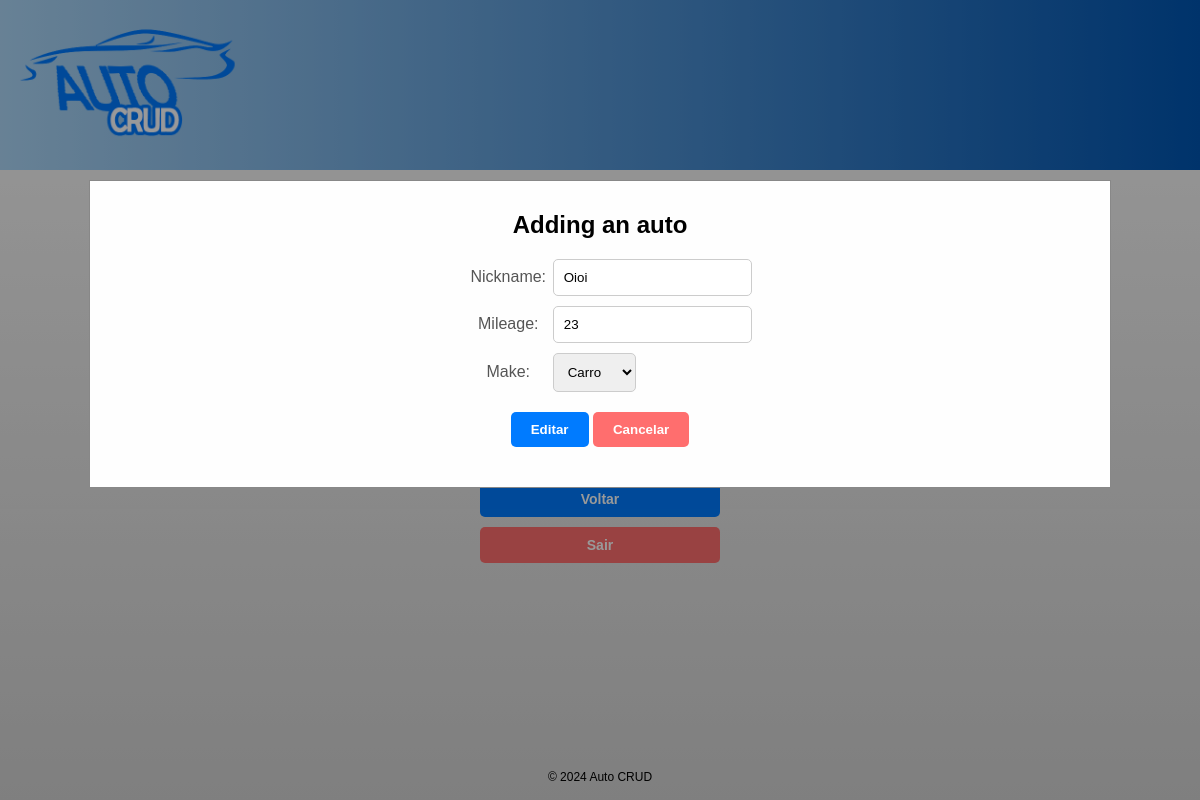
The app's page /crud/auto/53/update/ (signed in) with its own data.
### autocrud/models.py (models this page shows, shortened)
class Auto(models.Model):
    nickname = models.CharField(max_length=200)
    mileage = models.PositiveIntegerField()
    make = models.ForeignKey('Make', on_delete=models.CASCADE, null=False)
    user = models.ForeignKey(User, on_delete=models.CASCADE, null=False)
    user_specific_id = models.PositiveIntegerField()

class Make(models.Model):
    name = models.CharField(max_length=50)
    user = models.ForeignKey(User, on_delete=models.CASCADE, null=False)
    def __str__(self):
        return self.name

### autocrud/views.py (the view, shortened to what this page needs)
# urls.py: path('auto/<int:autoid>/update/', views.auto_update, name='auto_update'),
@login_required(login_url='/crud/login/')
def auto_update(request, autoid):
    if request.method == 'GET':
        try:
            auto = Auto.objects.get(id=autoid)
        except:
            return HttpResponse("Esse carro não existe")
        user_id = request.user.id
        if verifica(auto.user_id, user_id):
            user_id = request.user.id
            makeCount = Make.objects.filter(user_id=user_id).count()
            makes = Make.objects.filter(user_id=user_id)
            autos = Auto.objects.filter(user_id=user_id)
            return render(request, 'updateauto.html', {'makeCount': makeCount, 'makes': makes, 'autos': autos, 'autoId': autoid, 'auto': auto})
        else:
            return HttpResponse('Você não pode editar esse carro')

### autocrud/views.py (called while the page is built)
def verifica(objUserId, userId):
    if objUserId == userId:
        return True
    else:
        return False

### autocrud/templates/updateauto.html (shortened to what this page needs)
{% extends "autolist.html" %}
{% block AutoUpdate %}
    <div id="myModalAutoUpdate" class="modalAutoUpdate">
        <div class="modal-contentAutoUpdate">
            <div style="text-align: center;">
                <h2 style="margin-bottom: 20px">Adding an auto</h2>
                <form action="{% url 'autocrud:auto_update' autoId %}" method="POST" style="display: inline-block; text-align: left;">
                    <label for="name" style="display: inline-block;">Nickname:</label>
                    <input type="text" name="name" value="{{auto.nickname}}" required style="display: inline-block; margin-bottom: 10px;">
                    <br>
                    <label for="mileage" style="display: inline-block;">Mileage:</label>
                    <input type="number" min="0" onkeydown="return event.keyCode !== 69" name="mileage" value="{{auto.mileage}}" required style="display: inline-block; margin-bottom: 10px">
                    <br>
                    <label for="make" style="display: inline-block;">Make:</label>
                    <select name="make" style="display: inline-block;" required>
                        <option value="{{ auto.make_id }}" selected>{{ auto.make.name }}</option>
                    </select>
                    <br>
                    <div style="padding: 10px; text-align: center;">
                        <input type="submit" value="Editar" class="input">
                        <a href="{% url 'autocrud:autos' %}"><input type="button" value="Cancelar" class="closeAutoUpdate"></a>
                    </div>
                </form>
            </div>
        </div>
    </div>
{% endblock AutoUpdate %}

### autocrud/templates/autolist.html (shortened to what this page needs)
{% extends "base.html" %}
{% block content %}
{% if autos %}
        <div style="margin-top: 20px; background-color: white; padding: 10px 20px; border-radius: 5px; display: inline-block;">
        <h1 style="font-size: 50px; margin: 0px 0px 20px 0px; color: #007bff;">Autos</h1>
            <ul style="list-style-type: none; padding: 0; text-align: center;">
                {% for auto in autos %}
                    <li style="margin-bottom: 10px; display: flex; align-items: center;">
                        <a href="{% url 'autocrud:auto_update' auto.id %}">
                            <button id="openModalBtnAutoUpdate" class="edit" style="background-color: transparent; border: none; cursor: pointer; margin-right: -6px;">
                            </button>
                        </a>
                        <form action="{% url 'autocrud:auto_delete' auto.id %}" method="POST">
                            <button type="submit" class="delete" style="border: none; background-color: transparent; display: block;"></button>
                        </form>
                    </li>
                {% endfor %}
            </ul>
                {% if makeCount > 0 %}
                    <div style="text-align: right;">
                        <button class="plus" id="openModalBtnAuto" style="border-radius: 5px; margin-top: 10px; padding-top: 5px; right: 0px;"></button>
                    </div>
                {% else %}
                    <p style="margin-top: 10px;">Please add a make before you add an auto.</p>
                {% endif %}
        </div>
{% endif %}
        <p style="margin-top: 30px;">
            <a href="{% url 'autocrud:makes' %}" class="viewmakes">View makes ( {{ makeCount }} )</a>
            <button class="plus" id="openModalBtn" style="padding: 10px; margin-left: 26px;">Add a make</button>
        </p>
    {% block AutoUpdate %}
    {% endblock AutoUpdate %}
{% endblock content %}

### autocrud/templates/base.html (style rules this page uses)
* { margin: 0; font-family: 'arial'; }
.edit { text-decoration: none; color: #007bff; margin-left: 10px; }
.delete { text-decoration: none; color: #FF6E6E; }
.plus { border: none; border-radius: 5px; color: white; background-color: #6EC4FF; padding: 2px 10px; text-align: right; cursor: pointer; font-weight: bold; }
.viewmakes { text-decoration: none; color: white; background-color:#007bff; font-weight: bold; padding: 10px; border-radius: 5px; font-size: 13px; }
label { color: #555; display: inline-block; width: 120px; text-align: center; }
input[type="text"], input[type="email"], input[type="password"], input[type="number"] { padding: 10px; margin-left: -20px; border-radius: 5px; border: 1px solid #ccc; }
.input { padding: 10px 20px; margin-top: 10px; border: none; background-color: #007bff; color: white; border-radius: 5px; cursor: pointer; font-weight: bold; }
body { text-align: center; background-image: linear-gradient(to bottom, white, lightgrey); background-size: 100vw 100vh; background-repeat: no-repeat; }
h1 { text-align: center; color: black; font-size: 150px; font-family: 'arial'; }
.modal, .modalAuto, .modal1, .modalAutoUpdate { display: none; position: fixed; z-index: 1; left: 0; top: 0; width: 100%; height: 100%; overflow: auto; background-color: rgba(0,0,0,0.4); }
.modal-contentAuto select, .modal-contentAutoUpdate select { padding: 10px; margin-left: -20px; border-radius: 5px; border: 1px solid #ccc; }
.modal-contentAuto select option, .modal-contentAutoUpdate select option { background-color: white; color: black; }
input[type="number"] { -moz-appearance: textfield; }
.modal-content, .modal-contentAuto, .modal-content1, .modal-contentAutoUpdate { background-color: #fefefe; margin: 15% auto; padding: 30px; border: 1px solid #888; width: 80%; }
.close, .closeAuto, .close1, .closeAutoUpdate { background-color: #FF6E6E; font-weight: bold; padding: 10px 20px; margin-top: 10px; border: none; color: white; border-radius: 5px; cursor: pointer; font-weight: bold; }

### records on screen
Auto: name "Oioi", mileage "23", make "Carro"
